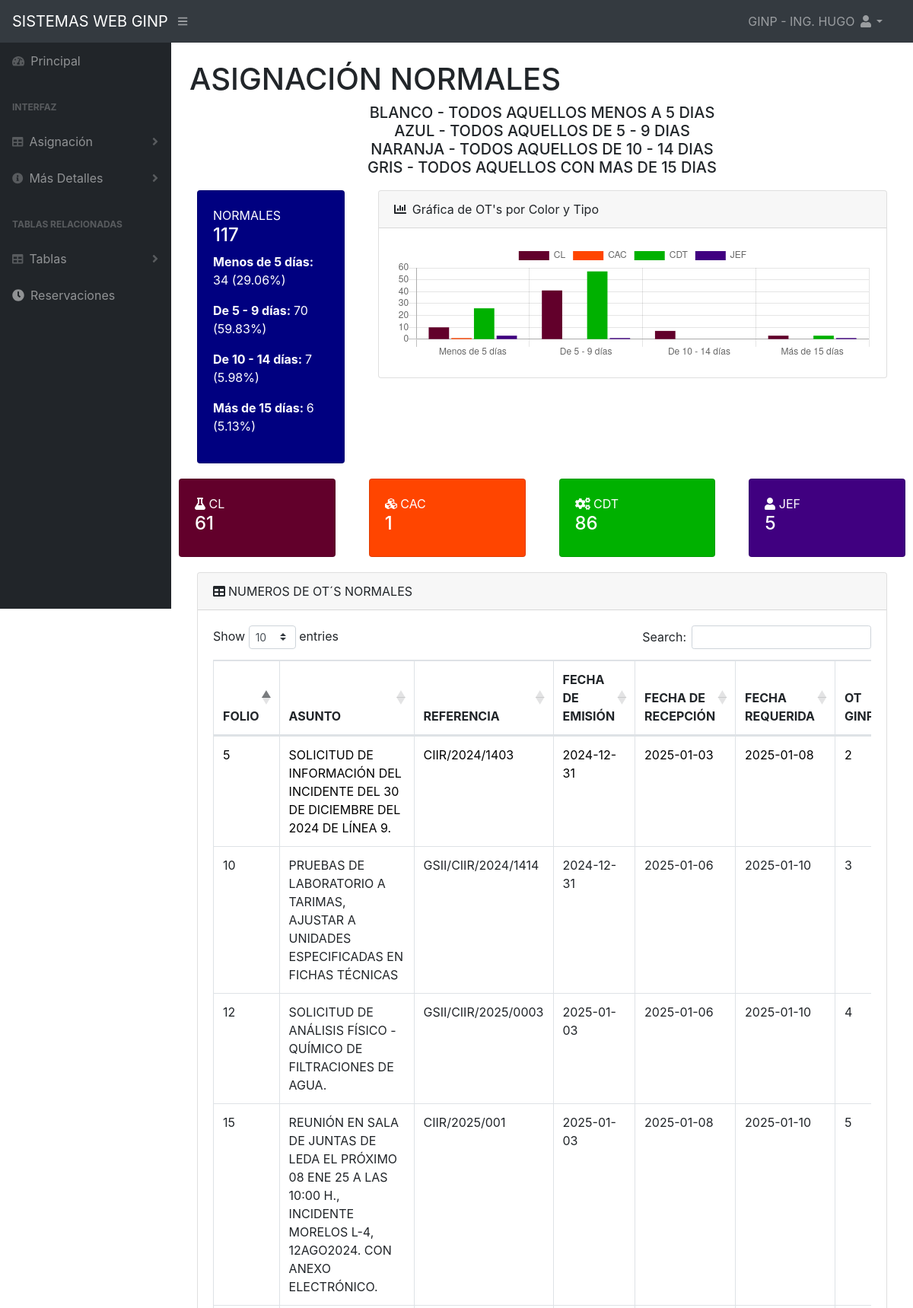
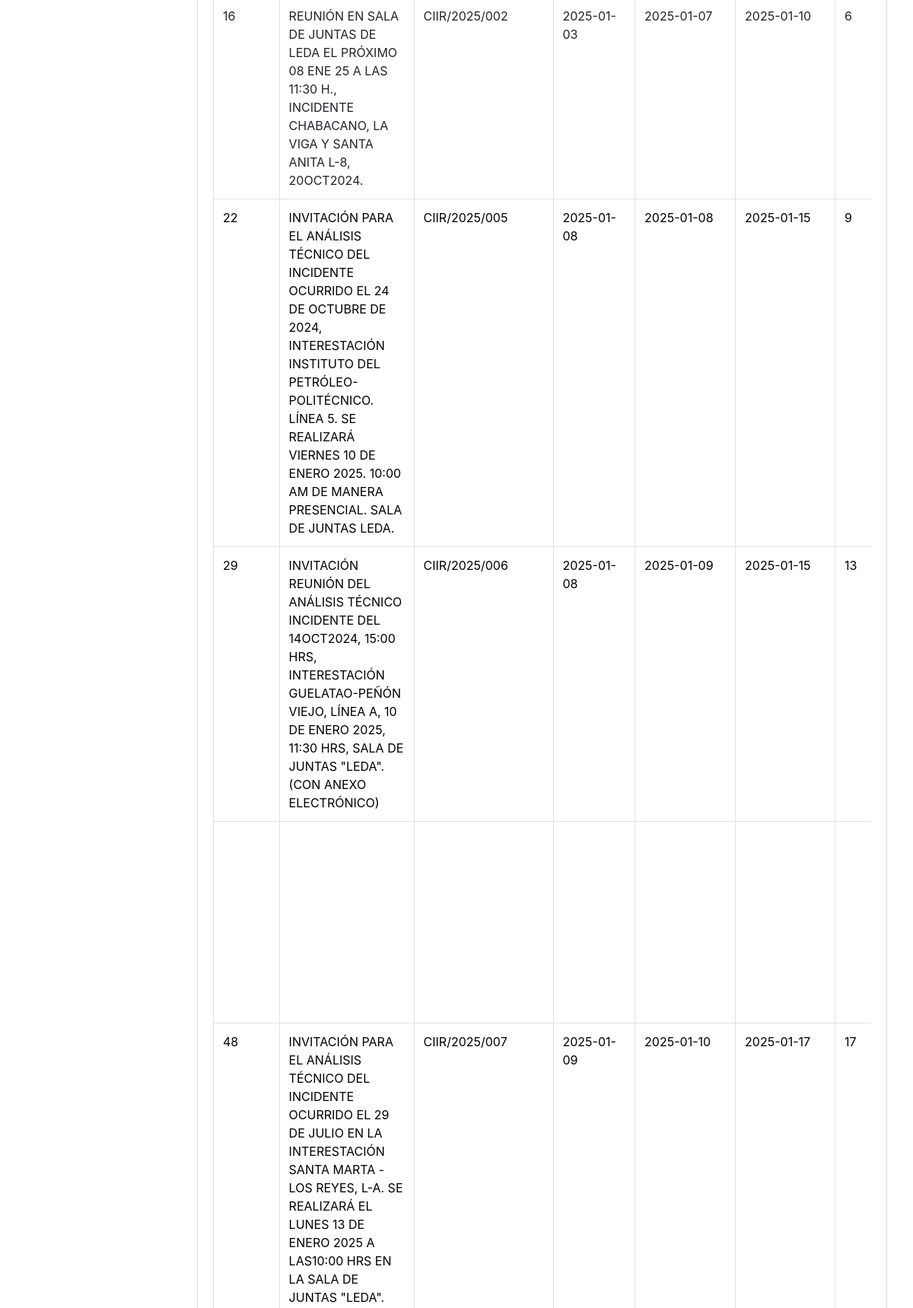
The app's page /normal.php (signed in, upper part) with its own data (2 pictures, top to bottom).
### tables this page shows
CREATE TABLE `principal` (
  `Id` int(11) NOT NULL DEFAULT 0,
  `Folio_cc` int(11) NOT NULL,
  `referencia` varchar(255) NOT NULL,
  `Antecedente` varchar(50) NOT NULL,
  `fecha_de_emision` date NOT NULL,
  `fecha_de_rececepcion` date NOT NULL,
  `Dirigido` varchar(255) NOT NULL,
  `Firmado_por` varchar(255) NOT NULL,
  `Asunto` mediumtext NOT NULL,
  `PDFrecibido1` varchar(243) NOT NULL,
  `PDFrecicido3` mediumtext NOT NULL,
  `PDFrecibido2` mediumtext NOT NULL,
  `OT_ginp` int(11) NOT NULL,
  `Firma_Gerente` varchar(15) NOT NULL,
  `Antefirma` varchar(15) NOT NULL,
  `Tipo` varchar(5) NOT NULL,
  `OT_didt` int(11) NOT NULL,
  `Folio_ginp` int(11) NOT NULL,
  `CL_asignado` bit(1) NOT NULL,
  `CAC_asignado` bit(1) NOT NULL,
  `CDT_asignado` bit(1) NOT NULL,
  `JEF_asignado` bit(1) NOT NULL,
  `Otro_asignado` bit(1) NOT NULL,
  `Otro_Nombre` varchar(255) NOT NULL,
  `Archivo` bit(1) NOT NULL,
  `Fecha_requerida` date NOT NULL,
  `Respuesta` int(11) NOT NULL,
  `Fecha` date NOT NULL,
  `Carpeta` varchar(255) NOT NULL,
  `Observaciones` varchar(255) NOT NULL,
  `Proceso Concluido` bit(1) NOT NULL,
  `ProcesoConcluido` bit(1) NOT NULL,
  `PrepararRespuesta` bit(1) NOT NULL,
  `ParaSuAnalisis` bit(1) NOT NULL,
  `ParaSuConocimiento` bit(1) NOT NULL,
  `TramiteConducente` bit(1) NOT NULL,
  `TratarProximoAcuerdo` bit(1) NOT NULL,
  `Urgente` bit(1) NOT NULL,
  `Normal` bit(1) NOT NULL,
  `ObservacionesdeOT` mediumtext NOT NULL,
  `FechaTotal` date NOT NULL,
  `PDF_folio` date NOT NULL,
  `PDF_Minutario` date NOT NULL,
  `PDF_Concluido` date NOT NULL,
  `01` varchar(243) NOT NULL,
  `02` varchar(243) NOT NULL,
  `03` varchar(243) NOT NULL,
  `extraurgente` bit(1) NOT NULL,
  `FechaMovimiento` datetime NOT NULL,
  `CDT_E` bit(1) NOT NULL,
  `CL_E` bit(1) NOT NULL,
  `CAC_E` bit(1) NOT NULL
);

### normal.php (the view, shortened to what the rows shown need)
<?php
$mysqli = mysqli_connect("localhost", "root", "", "sistema");
$datos = [
    'azul' => ['CL' => 0, 'CAC' => 0, 'CDT' => 0, 'JEF' => 0],
    'naranja' => ['CL' => 0, 'CAC' => 0, 'CDT' => 0, 'JEF' => 0],
    'gris' => ['CL' => 0, 'CAC' => 0, 'CDT' => 0, 'JEF' => 0],
    'blanco' => ['CL' => 0, 'CAC' => 0, 'CDT' => 0, 'JEF' => 0],
];
$sql = "SELECT Folio_cc, Asunto, referencia, fecha_de_emision, fecha_de_rececepcion, Fecha_requerida, OT_ginp, Normal, CL_asignado, CAC_asignado, CDT_asignado, JEF_asignado,
            CASE WHEN DATEDIFF(Fecha_requerida, fecha_de_rececepcion) >= 5 AND DATEDIFF(Fecha_requerida, fecha_de_rececepcion) < 10 THEN 'azul' WHEN DATEDIFF(Fecha_requerida, fecha_de_rececepcion) >= 10 AND DATEDIFF(Fecha_requerida, fecha_de_rececepcion) < 15 THEN 'naranja' WHEN DATEDIFF(Fecha_requerida, fecha_de_rececepcion) >= 15 THEN 'gris'ELSE 'blanco' END AS color
        FROM principal WHERE Normal = 1
        AND (OT_ginp != 0 AND OT_ginp IS NOT NULL)
        AND (referencia LIKE '%UT%'
             OR referencia LIKE '%CIIR%'
             OR referencia LIKE '%GSI%')
        ORDER BY ID DESC";
$resultado = mysqli_query($mysqli, $sql);
while ($mostrar = mysqli_fetch_assoc($resultado)) {
    $color = $mostrar['color'];
    $datos[$color]['CL'] += $mostrar['CL_asignado'];
    $datos[$color]['CAC'] += $mostrar['CAC_asignado'];
    $datos[$color]['CDT'] += $mostrar['CDT_asignado'];
    $datos[$color]['JEF'] += $mostrar['JEF_asignado'];
}
?>
<!DOCTYPE html>
<html lang="es">
    <head>
        <link href="css/styles.css" rel="stylesheet" />
        <link href="https://cdn.datatables.net/1.10.20/css/dataTables.bootstrap4.min.css" rel="stylesheet" />
    </head>
    <body class="sb-nav-fixed">
        <div id="layoutSidenav">
            <div id="layoutSidenav_content">
            <main>
                <div class="container-fluid"><h1 class="mt-4">ASIGNACIÓN NORMALES</h1>
                </div>
                <div class="container-fluid">
                    <div class="card mb-4">
                        <div class="card-body">
                            <div class="table-responsive">
                                <table class="table table-bordered" id="normalTable" width="100%" cellspacing="0">
                                    <thead>
                                        <tr>
                                            <th>FOLIO</th>
                                            <th>ASUNTO</th>
                                            <th>REFERENCIA</th>
                                            <th>FECHA DE EMISIÓN</th>
                                            <th>FECHA DE RECEPCIÓN</th>
                                            <th>FECHA REQUERIDA</th>
                                            <th>OT GINP</th>
                                        </tr>
                                    </thead>
                                    <tbody>
                                        <?php
                                        $mysqli = mysqli_connect("localhost", "root", "", "sistema");
                                        $sql = "SELECT Folio_cc, Asunto, referencia, fecha_de_emision, fecha_de_rececepcion, Fecha_requerida, OT_ginp, Normal, CL_asignado, CAC_asignado, CDT_asignado, JEF_asignado, DATEDIFF(Fecha_requerida, fecha_de_rececepcion) AS DIAS FROM principal WHERE Normal = 1 AND (OT_ginp != 0 AND OT_ginp IS NOT NULL) AND ( referencia LIKE '%UT%' OR referencia LIKE '%CIIR%' OR referencia LIKE '%GSI%') ORDER BY ID DESC";
                                        $resultado2 = mysqli_query($mysqli, $sql);
                                        while ($mostrar = mysqli_fetch_assoc($resultado2)) {
                                            $dias = $mostrar['DIAS'];
                                            if ($dias >= 5 && $dias < 10) {
                                                $class = 'azul';
                                            }
                                            elseif ($dias >= 10 && $dias < 15) {
                                                $class = 'naranja';
                                            }
                                            elseif ($dias >= 15){
                                                $class = 'gris';
                                            }
                                            else{
                                                $class = '';
                                            }
                                        ?>
                                        <tr class="<?php echo $class; ?>">
                                            <td><?php echo $mostrar['Folio_cc']; ?></td>
                                            <td><?php echo $mostrar['Asunto']; ?></td>
                                            <td><?php echo $mostrar['referencia']; ?></td>
                                            <td><?php echo $mostrar['fecha_de_emision']; ?></td>
                                            <td><?php echo $mostrar['fecha_de_rececepcion']; ?></td>
                                            <td><?php echo $mostrar['Fecha_requerida']; ?></td>
                                            <td><?php echo $mostrar['OT_ginp']; ?></td>
                                        </tr>
                                        <?php
                                        }
                                        ?>
                                    </tbody>
                                </table>
                            </div>
                        </div>
                    </div>
                </div>
            </main>
        </div>
    </div>
    <script>
        $(document).ready(function() {
            $('#normalTable').DataTable({
                "language": {
                    "url": "https://cdn.datatables.net/plug-ins/1.10.20/i18n/Spanish.json"
                },
                "paging": true,  // Activar paginación
                "searching": true,  // Activar búsqueda
                "lengthChange": true,  // Activar el cambio de cantidad de registros por página
                "pageLength": 10,  // Definir el número predeterminado de registros por página
            });
        });
        // Gráfica
        var ctx = document.getElementById('myChart').getContext('2d');
        var myChart = new Chart(ctx, {
            type: 'bar',
            data: {
                labels: [ 'Menos de 5 días', 'De 5 - 9 días', 'De 10 - 14 días', 'Más de 15 días'],
                datasets: [
                    {
                        label: 'CL',
                        data: [
                            <?php echo $datos['blanco']['CL']; ?>,
                            <?php echo $datos['azul']['CL']; ?>,
                            <?php echo $datos['naranja']['CL']; ?>,
                            <?php echo $datos['gris']['CL']; ?>
                        ],
                        backgroundColor: '#62002b'
                    },
                    {
                        label: 'CAC',
                        data: [
                            <?php echo $datos['blanco']['CAC']; ?>,
                            <?php echo $datos['azul']['CAC']; ?>,
                            <?php echo $datos['naranja']['CAC']; ?>,
                            <?php echo $datos['gris']['CAC']; ?>
                        ],
                        backgroundColor: '#ff4500'
                    },
                    {
                        label: 'CDT',
                        data: [
                            <?php echo $datos['blanco']['CDT']; ?>,
                            <?php echo $datos['azul']['CDT']; ?>,
                            <?php echo $datos['naranja']['CDT']; ?>,
                            <?php echo $datos['gris']['CDT']; ?>
                        ],
                        backgroundColor: '#00b100'
                    },
                    {
                        label: 'JEF',
                        data: [
                            <?php echo $datos['blanco']['JEF']; ?>,
                            <?php echo $datos['azul']['JEF']; ?>,
                            <?php echo $datos['naranja']['JEF']; ?>,
                            <?php echo $datos['gris']['JEF']; ?>
                        ],
                        backgroundColor: '#400080'
                    }
                ]
            },
            options: {
                scales: {
                    y: {
                        beginAtZero: true
                    }
                }
            }
        });
    </script>
</body>
</html>

### records on screen
principal: Folio_cc "48", Asunto "INVITACIÓN PARA EL ANÁLISIS TÉCNICO DEL INCIDENTE OCURRIDO EL 29 DE JULIO EN LA INTERESTACIÓN SANTA MARTA - LOS REYES, L-A. SE REALIZARÁ EL LUNES 13 DE ENERO 2025 A LAS10:00 HRS EN LA SALA DE JUNTAS \"LEDA\".", referencia "CIIR/2025/007", fecha_de_emision "2025-01-09", fecha_de_rececepcion "2025-01-10", Fecha_requerida "2025-01-17", OT_ginp "17"
principal: Folio_cc "29", Asunto "INVITACIÓN REUNIÓN DEL ANÁLISIS TÉCNICO INCIDENTE DEL 14OCT2024, 15:00 HRS, INTERESTACIÓN GUELATAO-PEÑÓN VIEJO, LÍNEA A, 10 DE ENERO 2025, 11:30 HRS, SALA DE JUNTAS \"LEDA\". (CON ANEXO ELECTRÓNICO)", referencia "CIIR/2025/006", fecha_de_emision "2025-01-08", fecha_de_rececepcion "2025-01-09", Fecha_requerida "2025-01-15", OT_ginp "13"
principal: Folio_cc "22", Asunto "INVITACIÓN PARA EL ANÁLISIS TÉCNICO DEL INCIDENTE OCURRIDO EL 24 DE OCTUBRE DE 2024, INTERESTACIÓN INSTITUTO DEL PETRÓLEO-POLITÉCNICO. LÍNEA 5. SE REALIZARÁ VIERNES 10 DE ENERO 2025. 10:00 AM DE MANERA PRESENCIAL. SALA DE JUNTAS LEDA.", referencia "CIIR/2025/005", fecha_de_emision "2025-01-08", fecha_de_rececepcion "2025-01-08", Fecha_requerida "2025-01-15", OT_ginp "9"
principal: Folio_cc "16", Asunto "REUNIÓN EN SALA DE JUNTAS DE LEDA EL PRÓXIMO 08 ENE 25 A LAS 11:30 H., INCIDENTE CHABACANO, LA VIGA Y SANTA ANITA L-8, 20OCT2024.", referencia "CIIR/2025/002", fecha_de_emision "2025-01-03", fecha_de_rececepcion "2025-01-07", Fecha_requerida "2025-01-10", OT_ginp "6"
principal: Folio_cc "15", Asunto "REUNIÓN EN SALA DE JUNTAS DE LEDA EL PRÓXIMO 08 ENE 25 A LAS 10:00 H., INCIDENTE MORELOS L-4, 12AGO2024. CON ANEXO ELECTRÓNICO.", referencia "CIIR/2025/001", fecha_de_emision "2025-01-03", fecha_de_rececepcion "2025-01-08", Fecha_requerida "2025-01-10", OT_ginp "5"
principal: Folio_cc "12", Asunto "SOLICITUD DE ANÁLISIS FÍSICO -QUÍMICO DE FILTRACIONES DE AGUA.", referencia "GSII/CIIR/2025/0003", fecha_de_emision "2025-01-03", fecha_de_rececepcion "2025-01-06", Fecha_requerida "2025-01-10", OT_ginp "4"
principal: Folio_cc "10", Asunto "PRUEBAS DE LABORATORIO A TARIMAS, AJUSTAR A UNIDADES ESPECIFICADAS EN FICHAS TÉCNICAS", referencia "GSII/CIIR/2024/1414", fecha_de_emision "2024-12-31", fecha_de_rececepcion "2025-01-06", Fecha_requerida "2025-01-10", OT_ginp "3"
principal: Folio_cc "5", Asunto "SOLICITUD DE INFORMACIÓN DEL INCIDENTE DEL 30 DE DICIEMBRE DEL 2024 DE LÍNEA 9.", referencia "CIIR/2024/1403", fecha_de_emision "2024-12-31", fecha_de_rececepcion "2025-01-03", Fecha_requerida "2025-01-08", OT_ginp "2"

### other values on screen
$nombre "GINP - ING. HUGO"
$total "117"
$blancos "34"
$porcentaje_blancos "29.06"
$azules "70"
$porcentaje_azules "59.83"
$naranjas "7"
$porcentaje_naranjas "5.98"
$grises "6"
$porcentaje_grises "5.13"
$cl_asignado_count "61"
$cac_asignado_count "1"
$cdt_asignado_count "86"
$jef_asignado_count "5"
chart data {{ $datos['blanco']['CL'] }} 10
